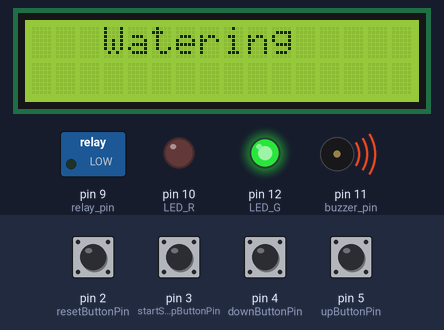
A sketch run on a simulated Arduino Uno, built with avr-gcc and run on an emulated ATmega328P. Shown: 16×2 character LCD, switched loads named in the sketch (green lamp = pin HIGH), output pins drawn as LEDs (lit = HIGH), buzzer (waves = sounding). The test bench sets the inputs (shaded band); at power-on: pin 2 (resetButtonPin), pin 3 (startStopButtonPin), pin 4 (downButtonPin), pin 5 (upButtonPin) HIGH. Pins used as bus, display or sensor lines are not drawn; what the sketch prints to the serial monitor is not drawn.

Above: at 0.2 s.
At 17.15 s:
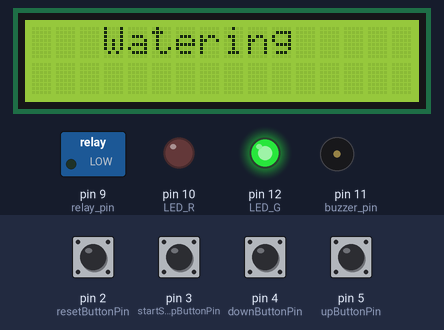
At 34.8 s:
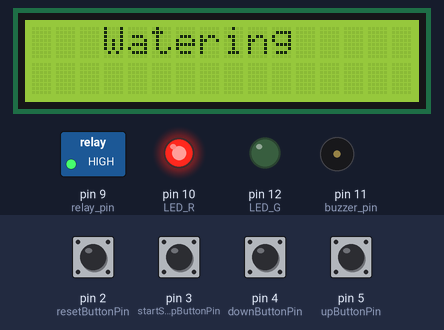
Timing chart, 0 to 40.0 s (numbered marks = the images above):
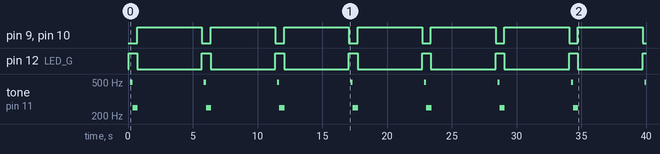

Measured:
- by itself, pin 9 (relay_pin), pin 10 (LED_R): alternates HIGH for 5.0 s and LOW for 0.67 s
- by itself, pin 12 (LED_G): alternates HIGH for 0.67 s and LOW for 5.0 s
- by itself, tone on pin 11 (buzzer_pin): repeats every 5.7 s: 249 Hz 0.40 s, silent 5.1 s, 496 Hz 0.16 s
- what the display in image 0 shows lasts 5.6 s, from 0.1 s to 5.7 s

The sketch:

9_1_Watering_by_counting_time.ino
```cpp
/*****************************************************

 * This code applies to Arduino Timer Alarm & Watering DIY Kit
 * Through this link you can download the source code:
 * https://github.com/Cokoino/CKK0021
 * Company web site:
 * http://www.cokoino.com/

*****************************************************/
#include <TimeLib.h>
#include <Wire.h>
#include <LiquidCrystal_I2C.h>
LiquidCrystal_I2C lcd(0x27,16,2); // set the LCD address to 0x27 for a 16 chars and 2 line display

const int resetButtonPin = 2;
const int startStopButtonPin = 3;
const int downButtonPin = 4;
const int upButtonPin = 5;
const int relay_pin = 9;
const int LED_R = 10;
const int buzzer_pin = 11;
const int LED_G = 12;

int setupHours = 0;     // How many hours will count down when started
int setupMinutes = 0;   // How many minutes will count down when started
int setupSeconds = 0;   // How many seconds will count down when started
time_t setupTime = 0;
int currentHours = 0;
int currentMinutes = 0;
int currentSeconds = 0;
time_t currentTime = 0;
bool flag = false;

time_t startTime = 0;
time_t elapsedTime = 0;

int resetButtonState = LOW;
long resetButtonLongPressCounter = 0;
int startStopButtonState = LOW;
int upButtonState = LOW;
int downButtonState = LOW;
int resetButtonPrevState = LOW;
int startStopButtonPrevState = LOW;
int upButtonPrevState = LOW;
int downButtonPrevState = LOW;
bool resetButtonPressed = false;
bool resetButtonLongPressed = false;
bool startStopButtonPressed = false;
bool upButtonPressed = false;
bool downButtonPressed = false;

const int MODE_IDLE = 0;
const int MODE_SETUP = 1;
const int MODE_RUNNING = 2;
const int MODE_Watering = 3;

int currentMode = MODE_IDLE;    // 0=idle 1=setup 2=running 3=watering
                                // Power up --> idle
                                // Reset --> idle
                                //  Start/Stop --> start or stop counter
                                //  Up / Down --> NOP
                                // Reset (long press) --> enter setup
                                //   Start/Stop --> data select
                                //   Up --> increase current data value
                                //   Down --> decrease current data value
                                //   Reset --> exit setup (idle)

int dataSelection = 0;  // Currently selected data for edit (setup mode, changes with Start/Stop)
                        // 0=hours (00-09) 1=minutes (00-59) 2=seconds (00-59)

void setup() {
  // put your setup code here, to run once:
  Serial.begin(9600);
  lcd.init(); // initialize the lcd
  lcd.backlight();
  lcd.clear();
  pinMode(resetButtonPin, INPUT_PULLUP);
  pinMode(startStopButtonPin, INPUT_PULLUP);
  pinMode(upButtonPin, INPUT_PULLUP);
  pinMode(downButtonPin, INPUT_PULLUP);
  pinMode(relay_pin, OUTPUT);
  pinMode(buzzer_pin, OUTPUT);
  pinMode(LED_R, OUTPUT);
  pinMode(LED_G, OUTPUT);
  //Set the green LED to turn on
  digitalWrite(LED_G,HIGH);
}

void loop() {
  // put your main code here, to run repeatedly:
  startStopButtonPressed = false;
  upButtonPressed = false;
  downButtonPressed = false;
  /*
   * Reset button management
   */
  resetButtonPressed = false;
  resetButtonLongPressed = false;
  resetButtonState = digitalRead(resetButtonPin);
  delay(20);
  if(resetButtonState != resetButtonPrevState)
  {
    resetButtonPressed = resetButtonState == HIGH;
    resetButtonPrevState = resetButtonState;
  }
  else  // Long press management...
  {
    if(resetButtonState == HIGH)
    {
      resetButtonLongPressCounter++;
      if(resetButtonLongPressCounter == 50)
      {
        resetButtonPressed = false;
        resetButtonLongPressed = true;
        resetButtonLongPressCounter = 0;
      }
    }
    else
    {
      resetButtonLongPressCounter = 0;
      resetButtonPressed = false;
      resetButtonLongPressed = false;
    }
  }

  /*
   * Start/Stop button management
   */
  startStopButtonPressed = false;
  startStopButtonState = digitalRead(startStopButtonPin);
  //delay(20);
  if(startStopButtonState != startStopButtonPrevState)
  {
    startStopButtonPressed = startStopButtonState == HIGH;
    startStopButtonPrevState = startStopButtonState;
  }

  /*
   * Down button management
   */
  downButtonPressed = false;
  downButtonState = digitalRead(downButtonPin);
  //delay(20);
  if(downButtonState != downButtonPrevState)
  {
    downButtonPressed = downButtonState == HIGH;
    downButtonPrevState = downButtonState;
  }

  /*
   * Up button management
   */
  upButtonPressed = false;
  upButtonState = digitalRead(upButtonPin);
  if(upButtonState != upButtonPrevState)
  {
    upButtonPressed = upButtonState == HIGH;
    upButtonPrevState = upButtonState;
  }

  /*
   * Mode management
   */
  switch(currentMode)
  {
    case MODE_IDLE:
      if(resetButtonPressed)
      {
        Reset();
      }
      if(resetButtonLongPressed)
      {
        currentMode = MODE_SETUP;
      }
      Serial.println(flag);
      if(startStopButtonPressed || flag)
      {
        currentMode = currentMode == MODE_IDLE ? MODE_RUNNING : MODE_IDLE;
        if(currentMode == MODE_RUNNING)
        {
          // STARTING TIMER!
          startTime = now();
          //unsigned long startTime = now();
        }
        flag = false;
      }
      break;

    case MODE_SETUP:
      if(resetButtonPressed)
      {
        // Exit setup mode
        setupTime = setupSeconds + (60 * setupMinutes) + (3600 * setupHours);
        //unsigned long  setupTime = setupSeconds + (60 * setupMinutes) + (3600 * setupHours);
        currentHours = setupHours;
        currentMinutes = setupMinutes;
        currentSeconds = setupSeconds;
        dataSelection = 0;
        currentMode = MODE_IDLE;
      }
      if(startStopButtonPressed)
      {
        // Select next data to adjust
        dataSelection++;
        if(dataSelection == 3)
        {
          dataSelection = 0;
        }
      }
      if(downButtonPressed)
      {
        switch(dataSelection)
        {
          case 0: // hours
            setupHours--;
            if(setupHours == -1)
            {
              setupHours = 9;
            }
            break;
          case 1: // minutes
            setupMinutes--;
            if(setupMinutes == -1)
            {
              setupMinutes = 59;
            }
            break;
          case 2: // seconds
            setupSeconds--;
            if(setupSeconds == -1)
            {
              setupSeconds = 59;
            }
            break;
        }
      }
      if(upButtonPressed)
      {
        switch(dataSelection)
        {
          case 0: // hours
            setupHours++;
            if(setupHours == 10)
            {
              setupHours = 0;
            }
            break;
          case 1: // minutes
            setupMinutes++;
            if(setupMinutes == 60)
            {
              setupMinutes = 0;
            }
            break;
          case 2: // seconds
            setupSeconds++;
            if(setupSeconds == 60)
            {
              setupSeconds = 0;
            }
            break;
        }
      }
      break;

    case MODE_RUNNING:
      if(startStopButtonPressed)
      {
        currentMode = MODE_IDLE;
      }
      if(resetButtonPressed)
      {
        Reset();
        currentMode = MODE_IDLE;
      }
      break;

    case MODE_Watering:
      if(resetButtonPressed || startStopButtonPressed || downButtonPressed || upButtonPressed)
      {
        currentMode = MODE_IDLE;
      }
      break;
  }

  /*
   * Time management
   */
  switch(currentMode)
  {
    case MODE_IDLE:
    case MODE_SETUP:
      break;
    case MODE_RUNNING:
      currentTime = setupTime - (now() - startTime);
      if(currentTime <= 0)
      {
        currentMode = MODE_Watering;
      }
      break;
    case MODE_Watering:
      buzzer_ring();
      digitalWrite(LED_G,LOW);//The green LED is off
      digitalWrite(LED_R,HIGH);//The red LED is on
      digitalWrite(relay_pin,HIGH);//Relay closed, power supply to water pump
      delay(5000);//The water pump works for 5 seconds, you can customize this time
      digitalWrite(relay_pin,LOW);//Relay disconnected, water pump stops working
      digitalWrite(LED_R,LOW);//The red LED is off
      digitalWrite(LED_G,HIGH);////The green LED is on
      currentMode = MODE_IDLE;
      flag = true;
      break;
  }

  /*
   * LCD management
   */
  //lcd.clear();
  lcd.setCursor(0, 0);
  switch(currentMode)
  {
    case MODE_IDLE:
      lcd.print("Timer ready     ");
      break;
    case MODE_SETUP:
      lcd.print("Setup mode: ");
      switch(dataSelection)
      {
        case 0:
          lcd.print("HRS ");
          break;
        case 1:
          lcd.print("MINS");
          break;
        case 2:
          lcd.print("SECS");
          break;
      }
     case MODE_RUNNING:
      lcd.print("Counting down...");
      break;
     case MODE_Watering:
       lcd.print("   Watering     ");
      break;
  }
  lcd.setCursor(0, 1);
  switch(currentMode)
  {

     case MODE_SETUP:
       if((setupHours) < 10) lcd.print("0");
       lcd.print(setupHours);
       lcd.print(":");
       if((setupMinutes) < 10) lcd.print("0");
       lcd.print(setupMinutes);
       lcd.print(":");
       if((setupSeconds) < 10) lcd.print("0");
       lcd.print(setupSeconds);
       lcd.print("    ");
       break;

    case MODE_RUNNING:
      if(hour(currentTime) < 10) lcd.print("0");
      lcd.print(hour(currentTime));
      lcd.print(":");
      if(minute(currentTime) < 10) lcd.print("0");
      lcd.print(minute(currentTime));
      lcd.print(":");
      if(second(currentTime) < 10) lcd.print("0");
      lcd.print(second(currentTime));
      break;
    case MODE_Watering:
      lcd.print("                ");
      break;
  }
  delay(10);
   Serial.println(currentMode);
}

void Reset()
{
  currentMode = MODE_IDLE;
  currentHours = setupHours;
  currentMinutes = setupMinutes;
  currentSeconds = setupSeconds;
}
void buzzer_ring()
{
  for(int i = 0;i < 80; i++)
  {
    //The high and low levels constitute a square-wave signal that triggers the passive buzzer to work
    digitalWrite(buzzer_pin, HIGH);
    delay(1);
    digitalWrite(buzzer_pin, LOW);
    delay(1);
  }
  for(int j = 0;j< 100; j++)
  {
    digitalWrite(buzzer_pin, HIGH);
    delay(2);
    digitalWrite(buzzer_pin, LOW);
    delay(2);
  }
}
```
